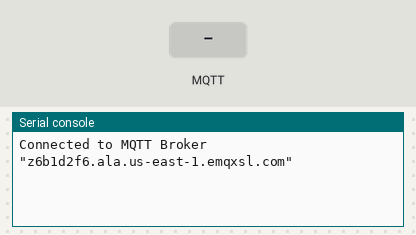
A program run on a simulated ESP32 board running MicroPython. Parts: the last lines printed to the serial console. The inputs (shaded band) are chosen by the test bench. No MQTT or app messages arrive unless stated.

Above: at 1.3 s.
1.4 s: MQTT message "1" arrives on the first subscribed topic
At 1.8 s:
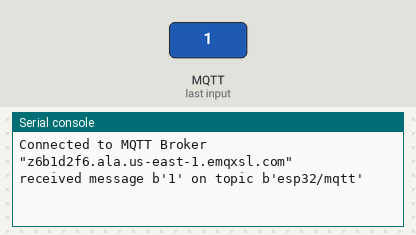
2.9 s: MQTT message "on" arrives on the first subscribed topic
At 4.1 s:
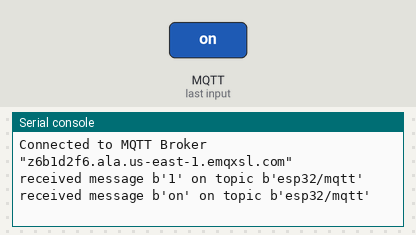
4.4 s: MQTT message "off" arrives on the first subscribed topic
At 5.2 s:
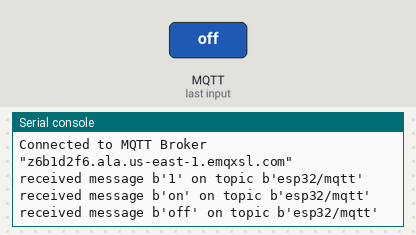

The program:

sub.py
```python
# sub.pysdafa
import time
from umqtt.simple import MQTTClient

server_address="z6b1d2f6.ala.us-east-1.emqxsl.com"
ClientID = f'esp32-sub-{time.time_ns()}'
user = "aa"
password = "aa"
topic = "esp32/mqtt"
msg = b'{"msg":"hello"}'
ssl_params = {"server_hostname": server_address}

def sub(topic, msg):
    print('received message %s on topic %s' % (msg, topic))

def main():
    client = MQTTClient(ClientID, server_address, 8883, user, password,0,True,ssl_params=ssl_params)
    client.set_callback(sub)
    client.connect()
    print('Connected to MQTT Broker "%s"' % (server_address))
    client.subscribe(topic)
    while True:
        if True:
            client.wait_msg()
        else:
            client.check_msg()
            time.sleep(1)

if __name__ == "__main__":
    main()
```

Measured:
- after the input at 1.4 s, the serial console: prints a new line at once (image 1)
- after the input at 2.9 s, the serial console: prints a new line at once (image 2)
- after the input at 4.4 s, the serial console: prints a new line at once (image 3)
